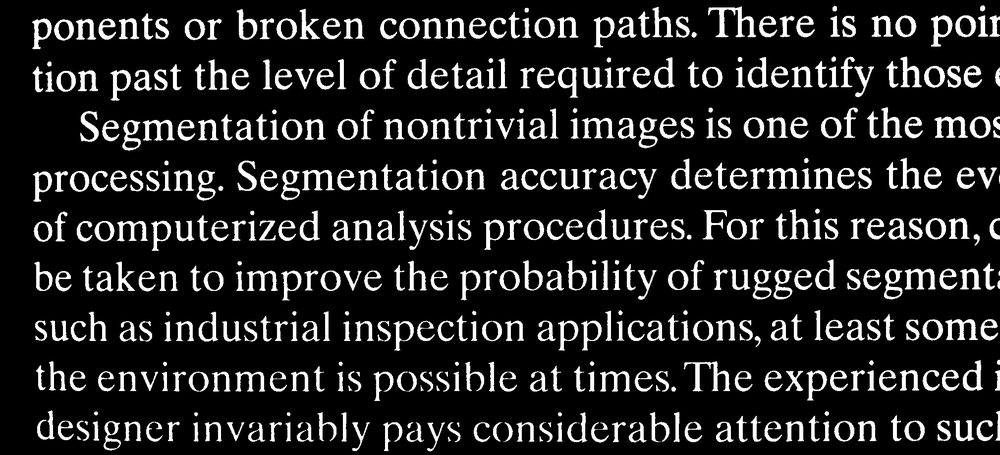
#> input picture DIP HW9/text.tif, 1000 x 455 px, shrunk from 2018 x 918 before the run
$ python 1.py
#> lines starting #> are read from the running program, lines starting #| are printed output that depends on the picture; after the words box and inside, x2 and y2 are one past the last pixel; in counts of white or black regions, pixels touching at a corner belong together
# process_image_edge.py
import cv2
import os
import pytesseract

class ImageProcessor:
    def __init__(self, image_path):
        self.image_path = image_path
        self.image = self._load_image()
        self.results_dir = "results"
        self._setup_results_dir()

    def _load_image(self):
        image = cv2.imread(self.image_path, cv2.IMREAD_GRAYSCALE)
#> image is the input picture: shape (455, 1000); min 0, max 255, mean 35.5
        if image is None:
            raise FileNotFoundError(f"Unable to load image: {self.image_path}")
        return image

    def _setup_results_dir(self):
        if not os.path.exists(self.results_dir):
            os.makedirs(self.results_dir)

    def _get_output_filename(self, suffix):
        base_name = os.path.splitext(os.path.basename(self.image_path))[0]
        return os.path.join(self.results_dir, f"{base_name}{suffix}")

    def write_image(self, suffix, img):
        output_path = self._get_output_filename(suffix)
        cv2.imwrite(output_path, img)
        print(f"Image saved to {output_path}")
        self.image = img

    def process_image_edge(self):
        _, binary = cv2.threshold(self.image, 127, 255, cv2.THRESH_BINARY)
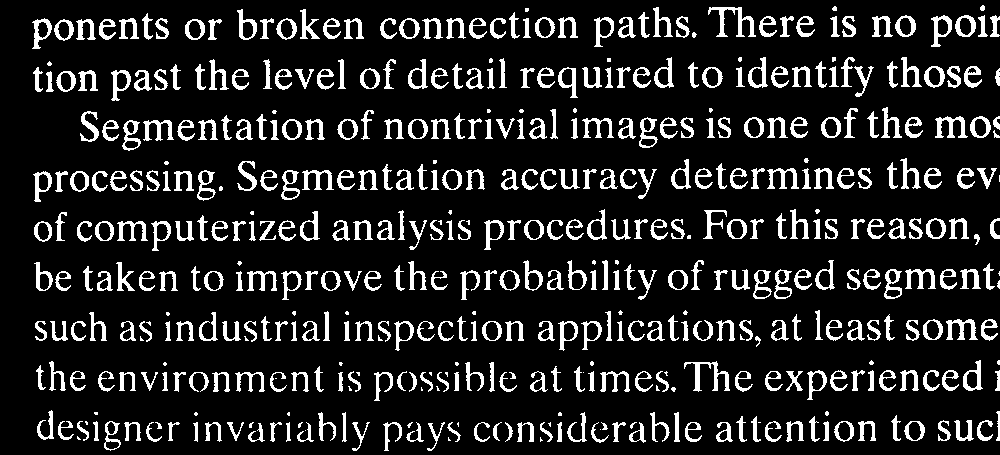
#> binary: shape (455, 1000); 13.8% white; 496 white regions (73 under 20 px)
        contours, _ = cv2.findContours(binary, cv2.RETR_EXTERNAL, cv2.CHAIN_APPROX_SIMPLE)
#> contours = 496 contours, 81 with area under 20; largest, box (x1, y1, x2, y2) and area: (931, 15, 952, 47) 356, (708, 7, 756, 37) 344, (963, 360, 983, 391) 342, (111, 70, 131, 101) 340, (748, 57, 768, 88) 340
        height, width = binary.shape
#> height = 455; width = 1000
        for contour in contours:
            x, _, w, _ = cv2.boundingRect(contour)
            if x + w >= width:
                cv2.drawContours(binary, [contour], -1, (0), thickness=cv2.FILLED)
#> this loop made 496 passes
#> (x, w) on passes 1, 6, 8: (540, 3), (248, 17), (716, 17)
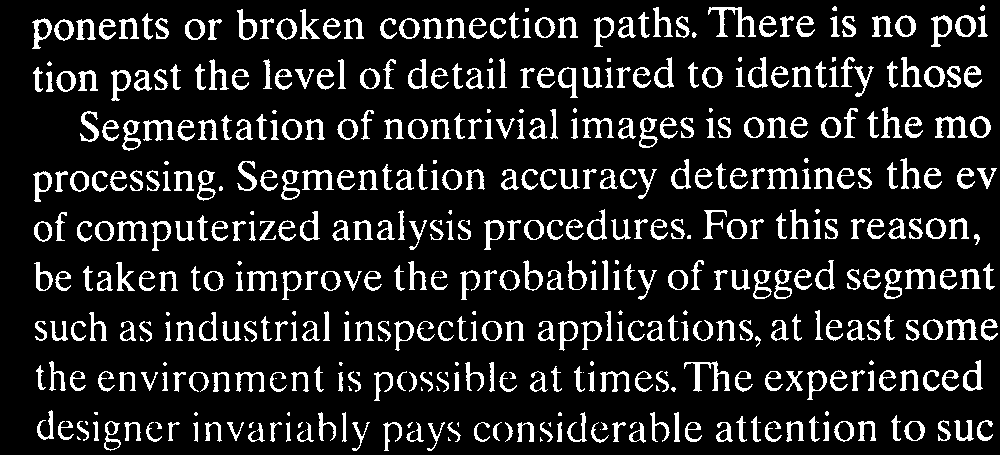
#> binary: shape (455, 1000); 13.7% white; 485 white regions (69 under 20 px), largest, box (x1, y1, x2, y2) and area: (708, 7, 756, 37) 475, (684, 361, 730, 392) 423, (935, 116, 968, 138) 341
        self.write_image("_proc.png", binary)

    def ocr_image(self):
        text = pytesseract.image_to_string(self.image, lang='eng')
        output_path = self._get_output_filename(".txt")
        with open(output_path, 'w', encoding='utf-8') as file:
            file.write(text)
        print(f"Extracted text saved to {output_path}")

if __name__ == "__main__":
    processor = ImageProcessor("text.tif")
    processor.process_image_edge()
    processor.ocr_image()
#> (the call stopped at in ocr_image, `text = pytesseract.image_to_string(self.image, lang='eng')`: pytesseract is not available in this run)
